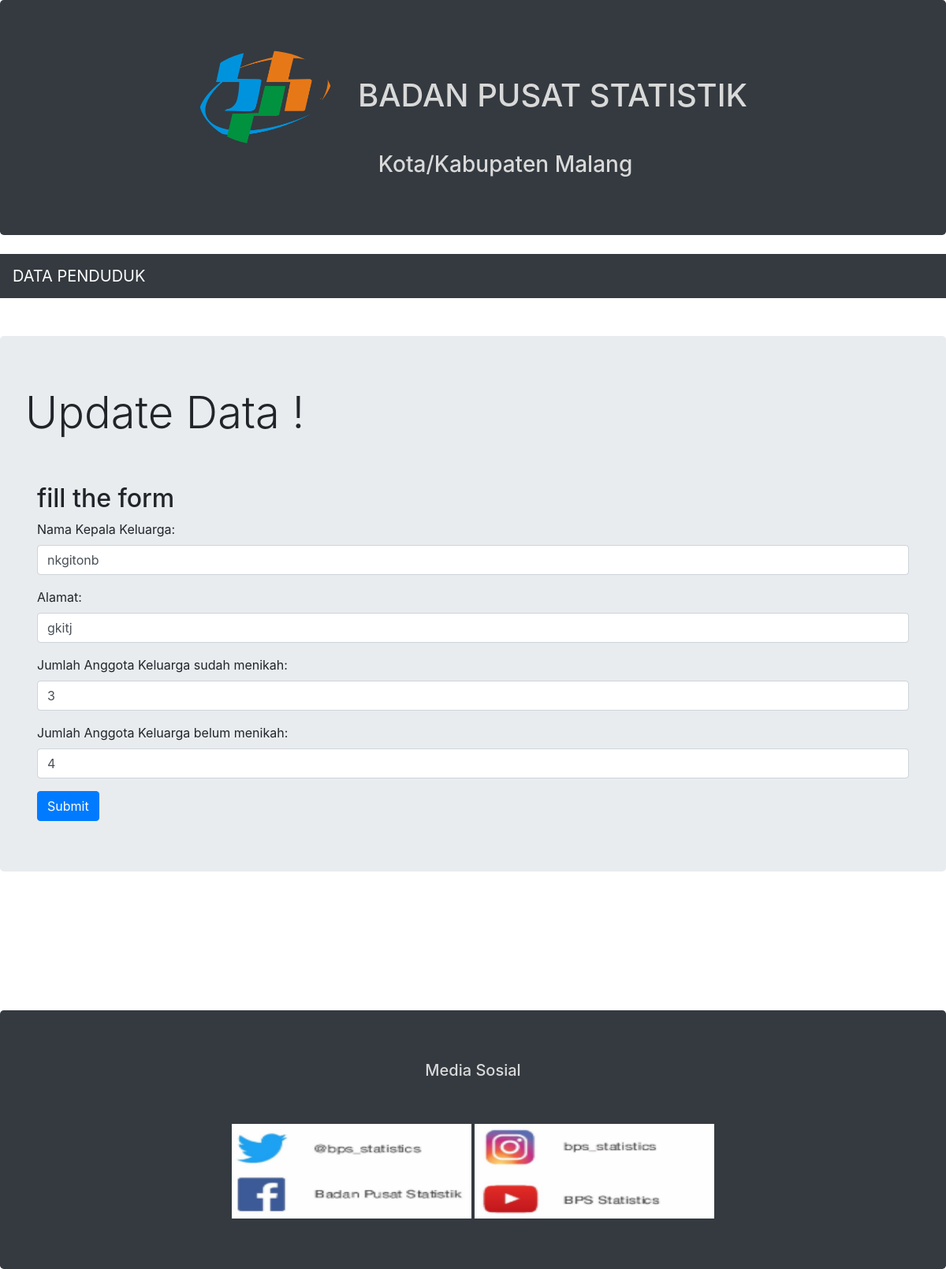
The page /updateform.php?idd=4 on the database its author committed.
### tables this page shows
CREATE TABLE `penduduk` (
  `idd` int(100) NOT NULL,
  `nokk` varchar(100) NOT NULL,
  `kepala` varchar(100) NOT NULL,
  `alamat` varchar(100) NOT NULL,
  `sudah_menikah` int(11) NOT NULL,
  `belum_menikah` int(11) NOT NULL
);

### updateform.php (the view, shortened to what this page needs)
<?php
include './innconeksi.php';
$idd=$_GET['idd'];
$query = "SELECT * FROM penduduk WHERE idd='$idd'";
$result = mysqli_query($connect, $query);
$row = $result->fetch_assoc();
?>
<!DOCTYPE html>
<html lang="en">
<head>
  <link rel="stylesheet" href="https://maxcdn.bootstrapcdn.com/bootstrap/4.4.1/css/bootstrap.min.css">
</head>
<body>
<div class="jumbotron text-center bg-dark" style="margin-bottom:0">
  <h1><img src="bps.png" class="rounded-circle" alt="Cinque Terre" width="170" height="120"><font color="#d9d9d9"> &nbsp;&nbsp;BADAN PUSAT STATISTIK</font></h1>
  <h3><font color="#d9d9d9"> &nbsp;&nbsp; &nbsp;&nbsp; &nbsp;&nbsp; &nbsp;&nbsp;Kota/Kabupaten Malang</font></h3>
</div>
 <br>
 <nav class="navbar navbar-expand-sm bg-dark text-center navbar-dark ">
  <a class="navbar-brand text-center" >DATA PENDUDUK</a>
</nav>
 <br>
 <br>
 <div class="jumbotron">
      <h1 class="display-4">Update Data ! </h1>
      <br>
      <br>
      <div class="container">
  <h2>fill the form</h2>
  <form action="update.php" method="POST">
  <div class="form-group">
      <label for="kepala">Nama Kepala Keluarga:</label>
      <input type="text" class="form-control" name="kepala" placeholder="Enter nama kepala keluarga" value="<?php echo $row['kepala'];?>">
    </div>
    <div class="form-group">
      <label for="alamat">Alamat:</label>
      <input type="text" class="form-control" name="alamat" placeholder="Enter Alamat" value="<?php echo $row['alamat'];?>">
    </div>
    <div class="form-group">
      <label for="sudah_menikah">Jumlah Anggota Keluarga sudah menikah:</label>
      <input type="text" class="form-control" name="sudah_menikah" placeholder="Enter Jumlah yang sudah menikah" value="<?php echo $row['sudah_menikah'];?>">
    </div>
    <div class="form-group">
      <label for="belum_menikah">Jumlah Anggota Keluarga belum menikah:</label>
      <input type="text" class="form-control" name="belum_menikah" placeholder="Enter Jumlah yang belum menikah" value="<?php echo $row['belum_menikah'];?>">
    </div>
    <button type="submit" class="btn btn-primary" value="simpan"  >Submit</button>
  </form>
</div>
</div>
 <br>
 <br>
 <br>
 <br>
 <br>
 <br>
<div class="jumbotron text-center bg-dark" style="margin-bottom:0  ">
  <h5><font color="#d9d9d9">Media Sosial</font></h5>
  <br>
  <br>
  <img src="zz.PNG"  alt="Cinque Terre" width="304" height="120">
  <img src="zzz.PNG"  alt="Cinque Terre" width="304" height="120">
</div>
</body>
</html>

### rows shown on the page
penduduk: kepala "nkgitonb", alamat "gkitj", sudah_menikah "3", belum_menikah "4"
